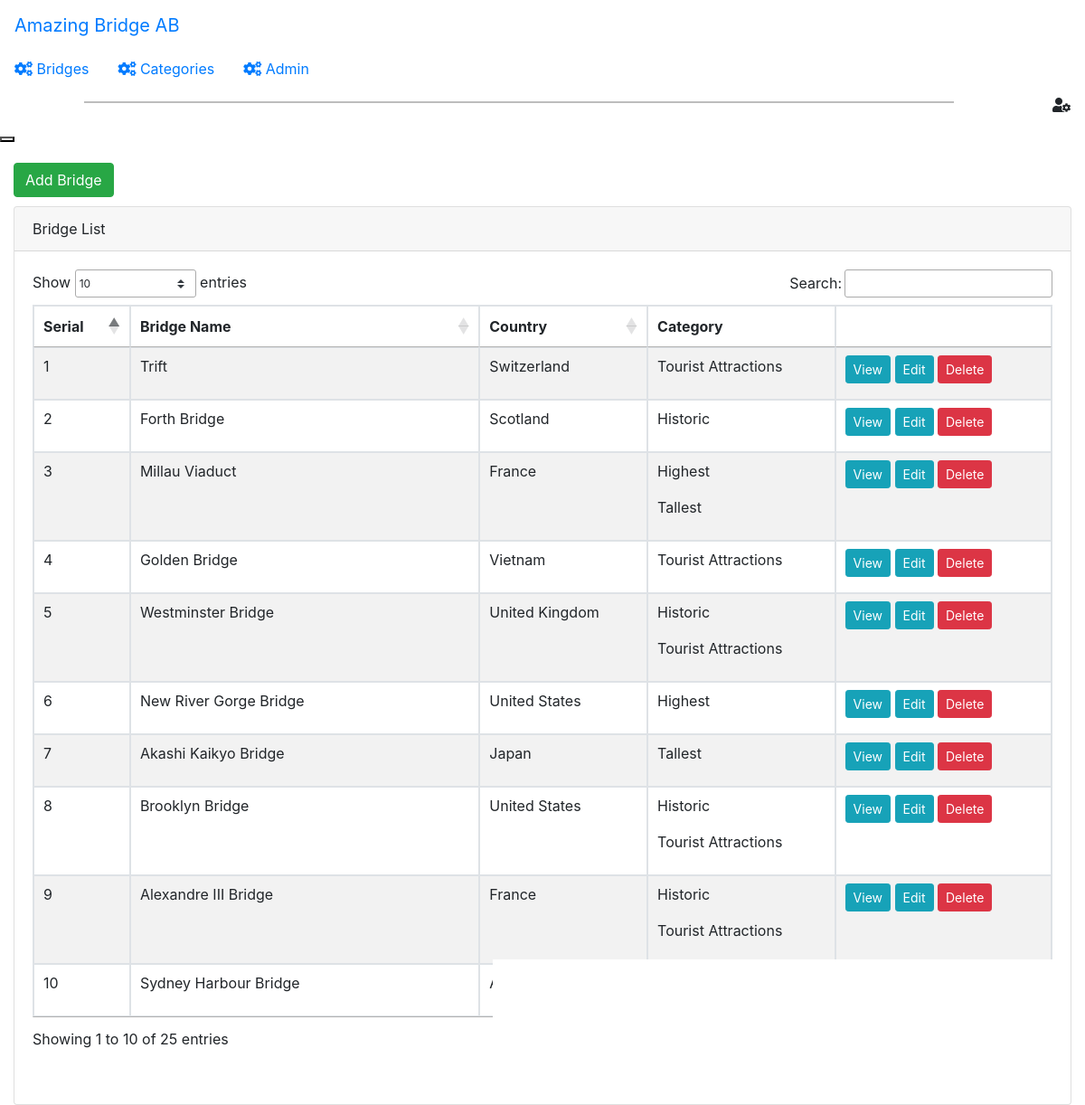
/admin_new/indexBridge.php (signed in), run on the app's committed database.
### tables this page shows
CREATE TABLE IF NOT EXISTS `bridges` (
  `bridgeID` int(11) NOT NULL AUTO_INCREMENT,
  `name` varchar(255) NOT NULL,
  `official name` varchar(255) DEFAULT NULL,
  `other name(s)` varchar(255) DEFAULT NULL,
  `status` varchar(50) DEFAULT NULL,
  `construction begin` varchar(10) DEFAULT NULL,
  `construction end` varchar(10) DEFAULT NULL,
  `opened` varchar(10) NOT NULL DEFAULT '',
  `country` varchar(255) NOT NULL,
  `location` varchar(255) NOT NULL,
  `crossed` varchar(255) DEFAULT NULL,
  `structure` varchar(255) DEFAULT NULL,
  `material` varchar(255) DEFAULT NULL,
  `total length` float NOT NULL DEFAULT 0,
  `height` float DEFAULT NULL,
  `clerance below` float DEFAULT NULL,
  `width` float DEFAULT NULL,
  `span` float DEFAULT NULL,
  `designer` varchar(255) DEFAULT NULL,
  `maintained by` varchar(255) DEFAULT NULL,
  `heritage status` varchar(255) DEFAULT NULL,
  `description` text NOT NULL,
  `map url` varchar(255) NOT NULL,
  `profilePictureID` int(11) DEFAULT NULL,
  PRIMARY KEY (`bridgeID`),
  UNIQUE KEY `bridgeName` (`name`) USING BTREE,
  KEY `profilePictureID` (`profilePictureID`) USING BTREE,
  CONSTRAINT `bridges_ibfk_1` FOREIGN KEY (`profilePictureID`) REFERENCES `images` (`imageID`)
);

CREATE TABLE IF NOT EXISTS `categories` (
  `categoryID` int(11) NOT NULL AUTO_INCREMENT,
  `categoryName` varchar(255) NOT NULL,
  PRIMARY KEY (`categoryID`)
);

### lib/database.php (called while the page is built, shortened)
<?php
function db_connect()
{
    $connection = mysqli_connect(DB_SERVER, DB_USER, DB_PASS, DB_NAME);
    return $connection;
}
$db = db_connect();
function confirm_query_result($result)
{
    global $db;
    if ($result) {
        return $result;
    } else {
        echo mysqli_error($db);
        db_disconnect($db);
        exit;
    }
}
function find_all_bridges()
{
    global $db;
    $sql = "SELECT * FROM `bridges` ";
    $result = mysqli_query($db, $sql);
    return confirm_query_result($result);
}
function get_categories_by_bridgeID($id)
{
    global $db;
    $id = mysqli_real_escape_string($db, $id);
    $sql = "SELECT * FROM Categories WHERE categoryID in ";
    $sql .= "(SELECT categoryID FROM Bridge_Category WHERE bridgeID = '$id')";
    $result = mysqli_query($db, $sql);
    return confirm_query_result($result);
}

### admin_new/indexBridge.php (the view, shortened to what this page needs)
<?php
require_once('../lib/database.php');
?>
<!DOCTYPE html>
<html>
<head>
    <link href="https://stackpath.bootstrapcdn.com/bootstrap/4.1.3/css/bootstrap.min.css" rel="stylesheet" />
    <link href="https://use.fontawesome.com/releases/v5.2.0/css/all.css" rel="stylesheet" />
    <link href="https://unpkg.com/@coreui/coreui@2.1.16/dist/css/coreui.min.css" rel="stylesheet" />
    <link href="https://cdn.datatables.net/1.10.21/css/jquery.dataTables.min.css" rel="stylesheet" />
</head>
<body class="app header-fixed sidebar-fixed aside-menu-fixed pace-done sidebar-lg-show">
    <?php include('header.php') ?>
    <div class="app-body">
        <?php include('sidebar.php') ?>
        <main class="main">
            <div style="padding-top: 20px" class="container-fluid">
                <div style="margin-bottom: 10px;" class="row">
                    <div class="col-lg-12">
                        <a class="btn btn-success" href="newBridge.php">
                            Add Bridge
                        </a>
                    </div>
                </div>
                <div class="card">
                    <div class="card-header">
                        Bridge List
                    </div>
                    <div class="card-body">
                        <div class="table-responsive">
                            <table id="example" class=" table table-bordered table-striped table-hover datatable datatable-Company">
                                <thead>
                                    <th>Serial</th>
                                    <th>Bridge Name</th>
                                    <th>Country</th>
                                    <th>Category</th>
                                    <th>&nbsp;</th>
                                </thead>
                                <?php
                                $bridge_set = find_all_bridges();
                                while ($bridge = mysqli_fetch_assoc($bridge_set)) :
                                    $category_set = get_categories_by_bridgeID($bridge['bridgeID']);
                                ?>
                                    <tr>
                                        <td><?php echo $bridge['bridgeID'];?></td>
                                        <td class="bridgeName"><?php echo $bridge['name']; ?></td>
                                        <td><?php echo $bridge['country']; ?></td>
                                        <td><?php
                                            while ($category = mysqli_fetch_assoc($category_set)) {
                                                echo '<p>' . $category['categoryName'] . '</p>';
                                            };
                                            ?>
                                        </td>
                                        <td>
                                            <a href="<?php echo 'view.php?id=' . $bridge['bridgeID']; ?>"><button class="btn btn-info btn-sm">View</button>
                                            </a>
                                            <a href="<?php echo 'editBridge.php?id=' . $bridge['bridgeID']; ?>"><button class="btn btn-info btn-sm">Edit</button></a>
                                            <button class="btn btn-danger btn-sm" data-id="<?php echo $bridge['bridgeID'] ?>" data-toggle="modal" data-target="#deleteBridge" data-keyboard="true">Delete</button>
                                        </td>
                                    </tr>
                                <?php
                                endwhile;
                                ?>
                            </table>
                        </div>
                    </div>
                </div>
            </div>
        </main>
    </div>
</body>
</html>

### data on the page
bridges: bridgeID "1", name "Trift", country "Switzerland"
categories: categoryName "Tourist Attractions"
bridges: bridgeID "2", name "Forth Bridge", country "Scotland"
categories: categoryName "Historic"
bridges: bridgeID "3", name "Millau Viaduct", country "France"
categories: categoryName "Highest"
categories: categoryName "Tallest"
bridges: bridgeID "4", name "Golden Bridge", country "Vietnam"
bridges: bridgeID "5", name "Westminster Bridge", country "United Kingdom"
bridges: bridgeID "6", name "New River Gorge Bridge", country "United States"
bridges: bridgeID "7", name "Akashi Kaikyo Bridge", country "Japan"
bridges: bridgeID "8", name "Brooklyn Bridge", country "United States"
bridges: bridgeID "9", name "Alexandre III Bridge", country "France"
bridges: bridgeID "10", name "Sydney Harbour Bridge", country "Australia"
